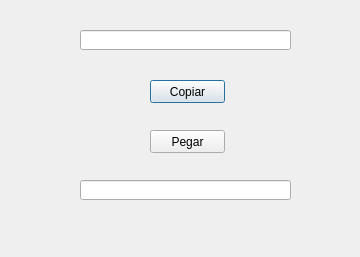
<?xml version="1.0" encoding="UTF-8"?>
<ui version="4.0">
 <class>CopiarPegarDialog</class>
 <widget class="QDialog" name="CopiarPegarDialog">
  <property name="geometry">
   <rect>
    <x>0</x>
    <y>0</y>
    <width>360</width>
    <height>257</height>
   </rect>
  </property>
  <property name="windowTitle">
   <string>Copiar y Pegar</string>
  </property>
  <widget class="QLineEdit" name="txt_origen">
   <property name="geometry">
    <rect>
     <x>80</x>
     <y>30</y>
     <width>211</width>
     <height>20</height>
    </rect>
   </property>
  </widget>
  <widget class="QPushButton" name="btn_copiar">
   <property name="geometry">
    <rect>
     <x>150</x>
     <y>80</y>
     <width>75</width>
     <height>23</height>
    </rect>
   </property>
   <property name="text">
    <string>Copiar</string>
   </property>
  </widget>
  <widget class="QPushButton" name="btn_pegar">
   <property name="geometry">
    <rect>
     <x>150</x>
     <y>130</y>
     <width>75</width>
     <height>23</height>
    </rect>
   </property>
   <property name="text">
    <string>Pegar</string>
   </property>
  </widget>
  <widget class="QLineEdit" name="txt_destino">
   <property name="geometry">
    <rect>
     <x>80</x>
     <y>180</y>
     <width>211</width>
     <height>20</height>
    </rect>
   </property>
  </widget>
 </widget>
 <resources/>
 <connections>
  <connection>
   <sender>btn_pegar</sender>
   <signal>clicked()</signal>
   <receiver>txt_destino</receiver>
   <slot>paste()</slot>
   <hints>
    <hint type="sourcelabel">
     <x>186</x>
     <y>140</y>
    </hint>
    <hint type="destinationlabel">
     <x>188</x>
     <y>180</y>
    </hint>
   </hints>
  </connection>
  <connection>
   <sender>btn_copiar</sender>
   <signal>pressed()</signal>
   <receiver>txt_origen</receiver>
   <slot>selectAll()</slot>
   <hints>
    <hint type="sourcelabel">
     <x>188</x>
     <y>85</y>
    </hint>
    <hint type="destinationlabel">
     <x>188</x>
     <y>35</y>
    </hint>
   </hints>
  </connection>
  <connection>
   <sender>btn_copiar</sender>
   <signal>released()</signal>
   <receiver>txt_origen</receiver>
   <slot>copy()</slot>
   <hints>
    <hint type="sourcelabel">
     <x>219</x>
     <y>95</y>
    </hint>
    <hint type="destinationlabel">
     <x>231</x>
     <y>43</y>
    </hint>
   </hints>
  </connection>
 </connections>
</ui>
